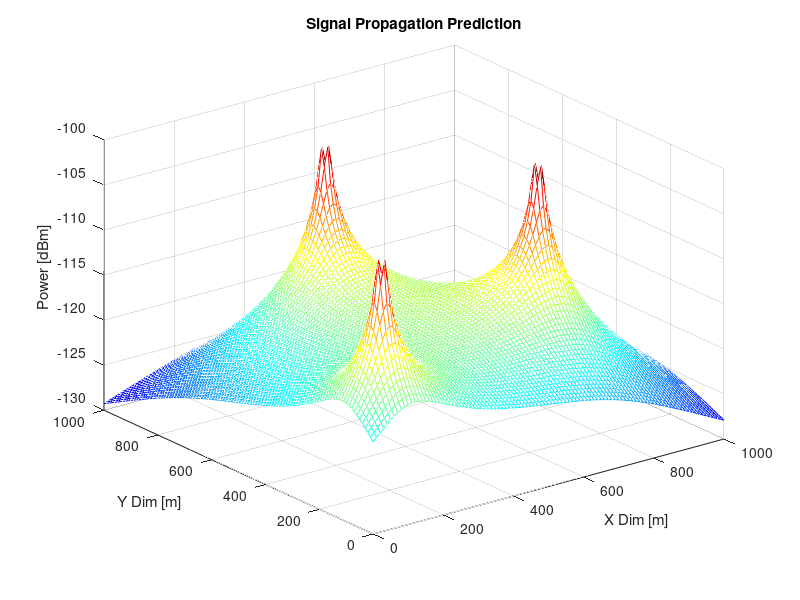
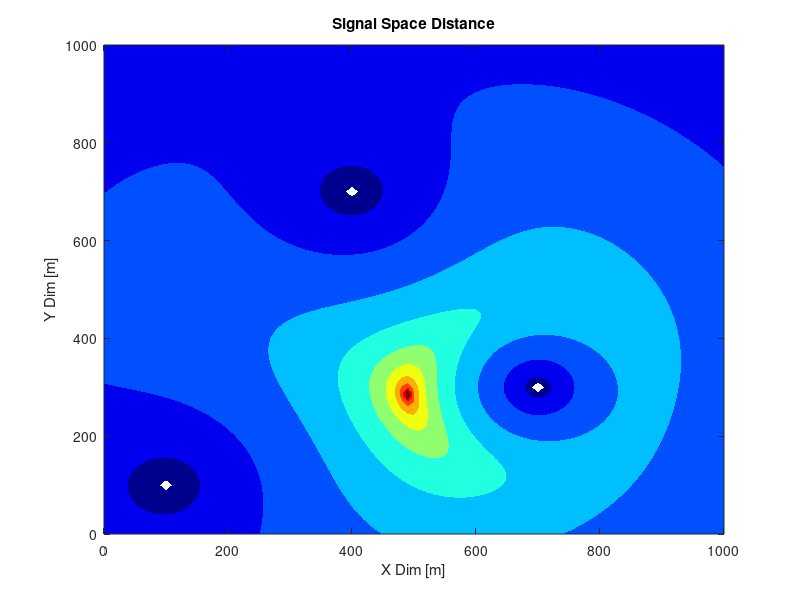

MATLAB code to generate these figures, in order:
function [dbm1, dbm2, dbm3, dbmall, signal_space_dist] = propagationM()
R1 = [100 100]; R2 = [300 700]; R3 = [700 400]; % coorditanes of the stations [m]
modelrange = [0 : 10 : 1000]; % grid size
dbm1 = zeros(length(modelrange), length(modelrange));
dbm2 = zeros(length(modelrange), length(modelrange));
dbm3 = zeros(length(modelrange), length(modelrange));
dbmall = zeros(length(modelrange), length(modelrange));
Rmean = 300; % mean distance from the cell tower
measurement = [-119.3 -106.9 -119.0]; % our measurement
signal_space_dist = zeros(length(modelrange), length(modelrange));
for i = 1 : 1 : length(modelrange) % for every position in the grid
    for j = 1 : 1 : length(modelrange)
        % compute the distance from the 3 cell towers at position i, j
        d1 = sqrt((R1(1) - modelrange(i)) ^ 2 + (R1(2) - modelrange(j)) ^ 2);
        d2 = sqrt((R2(1) - modelrange(i)) ^ 2 + (R2(2) - modelrange(j)) ^ 2);
        d3 = sqrt((R3(1) - modelrange(i)) ^ 2 + (R3(2) - modelrange(j)) ^ 2);
        % compute the signal strength at position i, j
        dbm1(i, j) = -113 - 40 * log10(d1 / Rmean);
        dbm2(i, j) = -113 - 40 * log10(d2 / Rmean);
        dbm3(i, j) = -113 - 40 * log10(d3 / Rmean);
        % mean signal strength from the 3 cell towers
        dbmall(i, j) = mean([dbm1(i, j), dbm2(i, j), dbm3(i, j)]);
        % get the eucledean signal space distance between prediction and the masurement
        signal_space_dist(i, j) = sqrt((measurement(1) - dbm1(i, j)) ^ 2 + (measurement(2) - dbm2(i, j)) ^ 2 + (measurement(3) - dbm3(i, j)) ^ 2);                                 
    end
end
figure % plot prediction
mesh(modelrange, modelrange, dbmall)
colormap jet;
xlabel('X Dim [m]')
ylabel('Y Dim [m]')
zlabel('Power [dBm]')
ylim([0 1000]);
xlim([0 1000]);
zlim([-130 -100]);
title('Signal Propagation Prediction');
figure % plot signal space distance
[C, h] = contourf(modelrange, modelrange, log(1 ./ signal_space_dist));
colormap jet;
set(h,'ShowText','off')
set(h,'LineColor','none')
xlabel('X Dim [m]')
ylabel('Y Dim [m]')
title('Signal Space Distance');
end
        